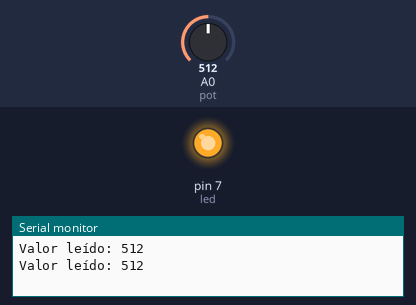
The sketch below on a simulated Arduino Uno, built with avr-gcc and run on an emulated ATmega328P. Parts: output pins drawn as LEDs (lit = HIGH), the last lines printed to the serial monitor. Dashed ring = blinking. The inputs (shaded band) are chosen by the test bench; at power-on: A0 (pot) = 512.

Above: at 1.8 s.
1.9 s: A0 (pot) set to 0
At 2.6 s:
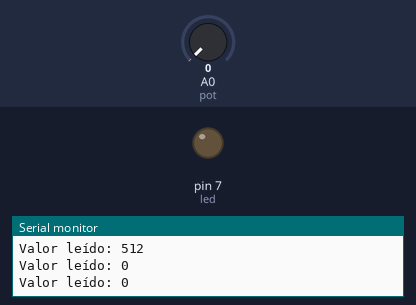
3.5 s: A0 (pot) set to 122
At 4.08 s:
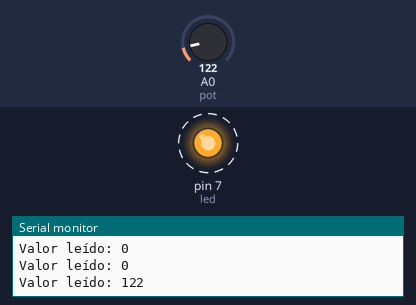
Timing chart, 0 to 13.0 s (numbered marks = the images above; inputs shaded):
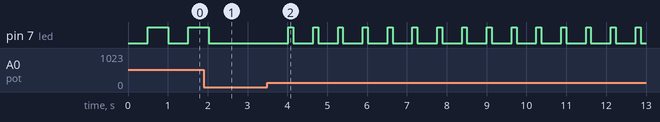

The sketch:

Variar_parpadeo_de_led_con_potenciometro.ino
```cpp
int pot = A0;
int led = 7;
int lectura;

void setup() {
  Serial.begin(9600);
  pinMode(led,OUTPUT);
}

void loop() {
  lectura = analogRead(pot);
  Serial.print("Valor leído: ");
  Serial.println(lectura);
  delay(500);
  digitalWrite(led,HIGH);
  delay(lectura);
  digitalWrite(led,LOW);
}
```

Measured:
- after the input at 1.9 s, pin 7 (led): goes on until 2.0 s, then stays LOW
- after the input at 3.5 s, pin 7 (led): alternates HIGH for 0.12 s and LOW for 0.50 s, starting after 0.53 s
